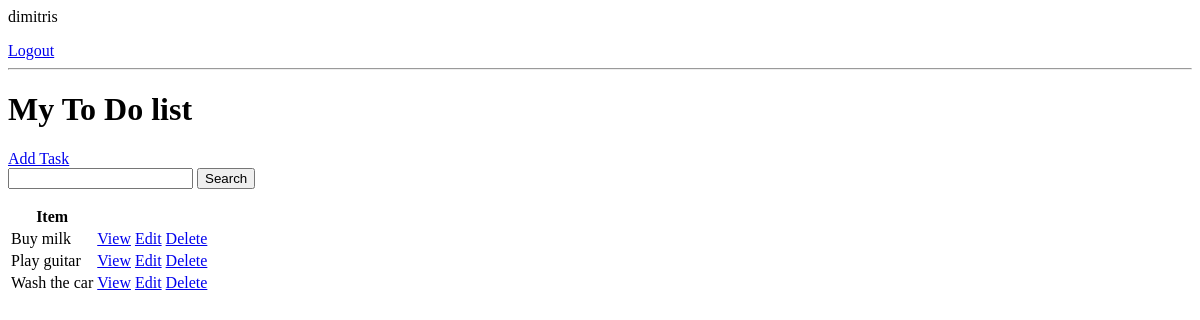
The app's page / (signed in), older data.
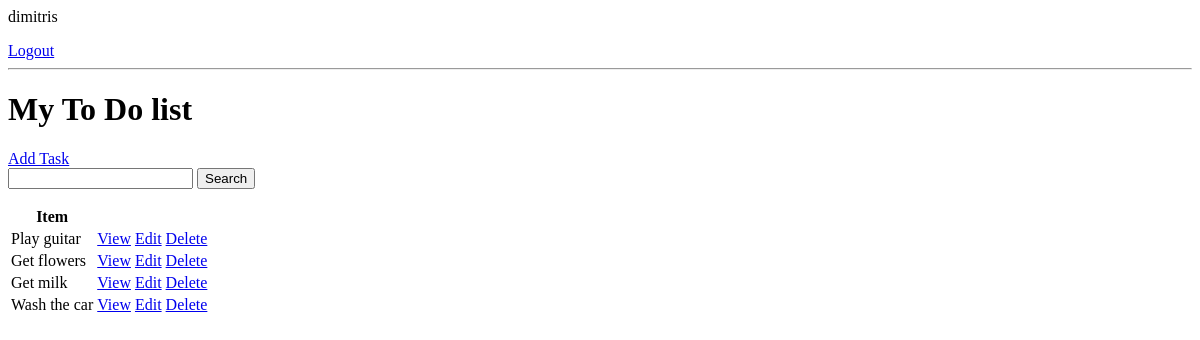
The same page, newer data.
### base/models.py (models this page shows, shortened)
class Task(models.Model):
   user = models.ForeignKey(User, on_delete=models.CASCADE, null=True, blank=True)
   title = models.CharField(max_length=150)
   description = models.TextField(null=True, blank=True)
   complete = models.BooleanField(default=False)
   created = models.DateTimeField(auto_now_add=True)
   class Meta:
      ordering = ['complete']

### base/views.py (the view)
# urls.py: path('', TaskList.as_view(), name='tasks'),
class TaskList(LoginRequiredMixin, ListView):
   model = Task
   context_object_name = 'tasks'
   def get_context_data(self, **kwargs):
      context = super().get_context_data(**kwargs)
      context['tasks'] = context['tasks'].filter(user=self.request.user)
      context['count'] = context['tasks'].filter(complete=False).count()
      search_input = self.request.GET.get('search-area') or ''
      if search_input:
         context['tasks'] = context['tasks'].filter(title__icontains=search_input)
      context['search_input'] = search_input
      return context

### base/templates/base/task_list.html (shortened to what this page needs)
{% if request.user.is_authenticated %}
  <p>{{request.user}}</p>
  <form id="logout-form" action="{% url 'logout' %}" method="post" style="display: inline;">
    <a href="#" onclick="document.getElementById('logout-form').submit()">Logout</a>
  </form>
{% else %}
  <a href="{% url 'login' %}">Login</a>
{% endif %}
<hr>
<h1>My To Do list</h1>
<a href="{% url 'task-create' %}">Add Task</a>
<form method="GET">
  <input type="text" name="search-area" value="{{search_input}}">
  <input type="submit" value="Search">
</form>
<table>
  <tr>
    <th>Item</th>
    <th></th>
  </tr>
  {% for task in tasks %}
  <tr>
    <td>{{task.title}}</td>
    <td><a href="{% url 'task' task.id %}">View</a></td>
    <td><a href="{% url 'task-update' task.id %}">Edit</a></td>
    <td><a href="{% url 'task-delete' task.id %}">Delete</a></td>
  </tr>
  {% empty %}
    <h3>No items in list!</h3>
  {% endfor %}

Row changes from the older to the newer data that the page shows:
removed Task: title "Buy milk"
added Task: title "Get flowers"
added Task: title "Get milk"
